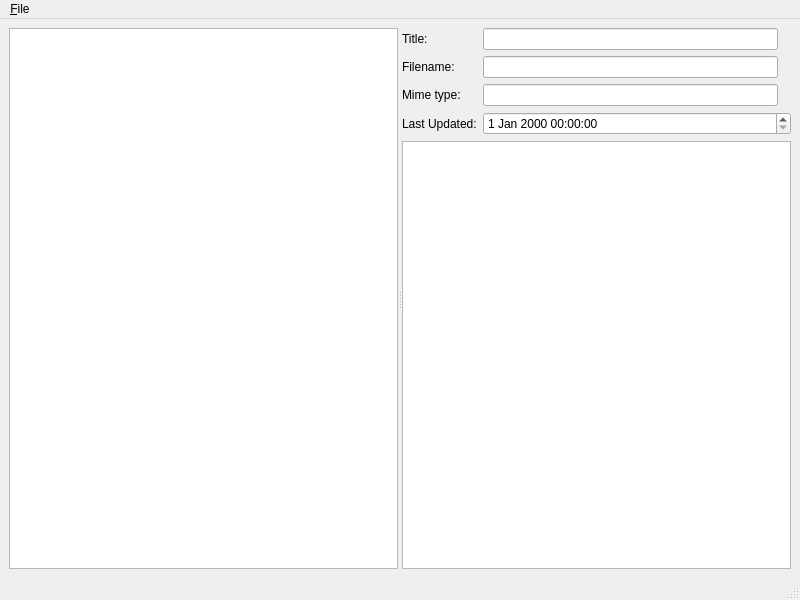
<?xml version="1.0" encoding="UTF-8"?>
<ui version="4.0">
 <class>MainWindow</class>
 <widget class="QMainWindow" name="MainWindow">
  <property name="geometry">
   <rect>
    <x>0</x>
    <y>0</y>
    <width>800</width>
    <height>600</height>
   </rect>
  </property>
  <property name="windowTitle">
   <string>Grive</string>
  </property>
  <widget class="QWidget" name="centralwidget">
   <layout class="QHBoxLayout" name="horizontalLayout">
    <item>
     <widget class="QSplitter" name="splitter">
      <property name="orientation">
       <enum>Qt::Horizontal</enum>
      </property>
      <widget class="QTreeView" name="m_dir">
       <property name="sizePolicy">
        <sizepolicy hsizetype="Preferred" vsizetype="Expanding">
         <horstretch>0</horstretch>
         <verstretch>0</verstretch>
        </sizepolicy>
       </property>
      </widget>
      <widget class="QWidget" name="">
       <layout class="QGridLayout" name="gridLayout">
        <item row="0" column="0">
         <widget class="QLabel" name="label">
          <property name="text">
           <string>Title:</string>
          </property>
         </widget>
        </item>
        <item row="0" column="1">
         <widget class="QLineEdit" name="m_title"/>
        </item>
        <item row="0" column="2" rowspan="2">
         <widget class="QLabel" name="m_icon">
          <property name="text">
           <string/>
          </property>
         </widget>
        </item>
        <item row="1" column="0">
         <widget class="QLabel" name="label_2">
          <property name="text">
           <string>Filename:</string>
          </property>
         </widget>
        </item>
        <item row="1" column="1">
         <widget class="QLineEdit" name="m_filename"/>
        </item>
        <item row="2" column="0">
         <widget class="QLabel" name="label_4">
          <property name="text">
           <string>Mime type:</string>
          </property>
         </widget>
        </item>
        <item row="2" column="1">
         <widget class="QLineEdit" name="m_mime_type"/>
        </item>
        <item row="3" column="0">
         <widget class="QLabel" name="label_3">
          <property name="text">
           <string>Last Updated:</string>
          </property>
         </widget>
        </item>
        <item row="3" column="1" colspan="2">
         <widget class="QDateTimeEdit" name="m_last_update"/>
        </item>
        <item row="4" column="0" colspan="3">
         <widget class="QGraphicsView" name="m_preview"/>
        </item>
       </layout>
      </widget>
     </widget>
    </item>
   </layout>
  </widget>
  <widget class="QMenuBar" name="m_menubar">
   <property name="geometry">
    <rect>
     <x>0</x>
     <y>0</y>
     <width>800</width>
     <height>23</height>
    </rect>
   </property>
   <widget class="QMenu" name="m_menu_file">
    <property name="title">
     <string>&amp;File</string>
    </property>
    <addaction name="m_action_exit"/>
   </widget>
   <addaction name="m_menu_file"/>
  </widget>
  <widget class="QStatusBar" name="m_statusbar"/>
  <action name="m_action_exit">
   <property name="text">
    <string>E&amp;xit</string>
   </property>
  </action>
 </widget>
 <resources/>
 <connections>
  <connection>
   <sender>m_action_exit</sender>
   <signal>activated()</signal>
   <receiver>MainWindow</receiver>
   <slot>close()</slot>
   <hints>
    <hint type="sourcelabel">
     <x>-1</x>
     <y>-1</y>
    </hint>
    <hint type="destinationlabel">
     <x>399</x>
     <y>299</y>
    </hint>
   </hints>
  </connection>
 </connections>
</ui>
